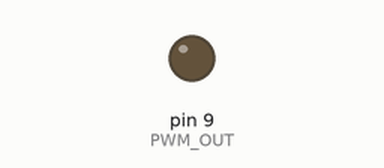
Recording of a sketch running on a simulated Arduino Uno, built with avr-gcc and run on an emulated ATmega328P. On the bench: output pins drawn as LEDs (lit = HIGH).

Above: at 0.15 s.
Timing chart, 0 to 0.4 s (numbered marks = the images above):
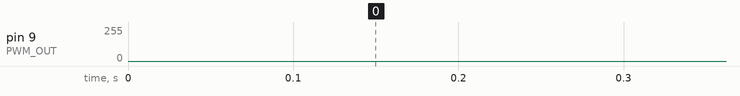

The sketch:

scales_8bit.ino
```cpp
int PWM_OUT = 9;

void setup()
{
  Serial.begin(9600);
/**********************************************************************************/
// Set pwm clock divider
/**********************************************************************************/
   TCCR1B &= ~(1 << CS12);
   TCCR1B  |=   (1 << CS11);
   TCCR1B &= ~(1 << CS10);

/**********************************************************************************/
// Set pwm resolution  to mode 7 (10 bit)
/**********************************************************************************/

  TCCR1B &= ~(1 << WGM13);    // Timer B clear bit 4
  TCCR1B |=  (1 << WGM12);    // set bit 3

  TCCR1A |= (1 << WGM11);    //  Timer A set bit 1
  TCCR1A |= (1 << WGM10);    //  set bit 0


  /*
  1 Step = 16;

  */

  pinMode(PWM_OUT, OUTPUT);
}


int pitch_pwm = 0;
int prev_pitch_pwm = 0;
int dir = 1;
int step = 1 ;

int min = 0;

void loop()
{

  pitch_pwm += (dir * step);
  if (pitch_pwm >= 1024) {
       pitch_pwm = 512;
//       pitch_pwm = prev_pitch_pwm;
//    dir = -1;
  }

  if (pitch_pwm < 0) {
    pitch_pwm = 0;
    dir = 1;
  }
  analogWrite(PWM_OUT, pitch_pwm);
//  analogWrite(PWM_OUT, 960);
//  Serial.println(pitch_pwm);
//  delay(500);
//  analogWrite(PWM_OUT, 600);
//  Serial.println(pitch_pwm);
//  analogWrite(PWM_OUT, 256);
//  delay(5);
//  analogWrite(PWM_OUT, 512);
  prev_pitch_pwm = pitch_pwm;
}
```
